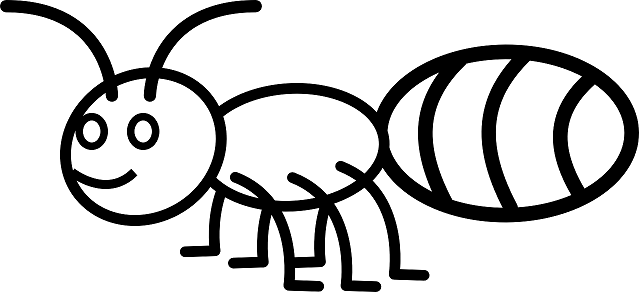
#> input picture hw2/ant_outline.png, 639 x 292 px
$ python Assignment2.py
#> lines starting #> are read from the running program, lines starting #| are printed output that depends on the picture; after the words box and inside, x2 and y2 are one past the last pixel; in counts of white or black regions, pixels touching at a corner belong together
# -*- coding: utf-8 -*-
"""EEP 596 HW2
"""

import numpy as np
import cv2
import scipy
import matplotlib.pyplot as plt

class ComputerVisionAssignment():
  def __init__(self) -> None:
    self.ant_img = cv2.imread('ant_outline.png', cv2.IMREAD_COLOR)
#> self.ant_img is the input picture: shape (292, 639, 3); min 0, max 255, mean 203
    self.cat_eye = cv2.imread('cat_eye.jpg', cv2.IMREAD_GRAYSCALE)
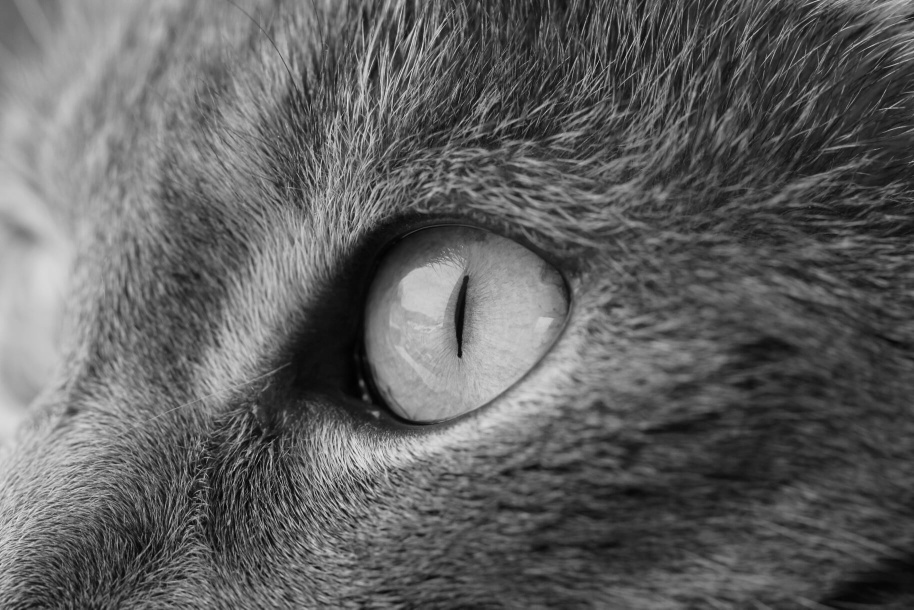
#> input picture hw2/cat_eye.jpg, 914 x 610 px
#> self.cat_eye is the input picture: shape (610, 914); min 1, max 230, mean 96.2

  def floodfill(self, seed = (0, 0)):

    # Define the fill color (red)
#> called with seed = (150, 160)
    fill_color =  (0, 0, 255) # (B, G, R)
    # Create a copy of the input image to keep the original image unchanged
    output_image = self.ant_img.copy()
    # Define a stack for floodfill
    x, y = seed  # (x, y) corresponds to image[y, x]
    h, w = output_image.shape[:2]
#> h = 292; w = 639
    if not (0 <= x < w and 0 <= y < h) :
      raise ValueError('Seed must be inside the image.')
    target_color = output_image[y, x].copy()
#> target_color = [255, 255, 255]
    if np.array_equal(target_color, fill_color) :
      return output_image
    stack = [(x, y)]
    output_image[y, x] = fill_color
#> output_image: shape (292, 639, 3); under 0.01% of pixels changed, all inside (x1, y1, x2, y2) = (150, 160, 151, 161)

    while stack:
      x, y = stack.pop()
      for dy in (-1, 0, 1):
        for dx in (-1, 0, 1):
          if dx == 0 and dy == 0 :
            continue
          tx, ty = x + dx, y + dy
          if (0 <= tx < w and 0 <= ty < h
              and np.array_equal(output_image[ty, tx], target_color)):
            # Mark when pushed to avoid adding a pixel more than once.
            output_image[ty, tx] = fill_color
            stack.append((tx, ty))
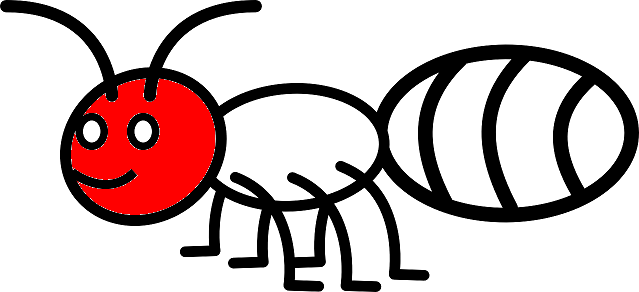
#> output_image: shape (292, 639, 3); mean B, G, R 186.2, 186.2, 203

    # PNG preserves exact colors; JPEG compression can disrupt color matching.
    cv2.imwrite('ant_floodfill.png', output_image)
    return output_image

  def convolve_1d(self, image, kernel, axis):
    """Apply three taps without flipping: axis=0 vertical, axis=1 horizontal."""
    image = image.astype(np.float64)
    kernel = np.asarray(kernel, dtype=np.float64)
    if kernel.shape != (3,) or axis not in (0, 1):
      raise ValueError('Use a length-3 kernel and axis 0 or 1.')
    h, w = image.shape
    padding = ((1, 1), (0, 0)) if axis == 0 else ((0, 0), (1, 1))
    padded = np.pad(image, padding, mode='constant', constant_values=0)
    output = np.zeros_like(image)
    for y in range(h):
      for x in range(w):
        # Apply in written order, as required for the derivative kernel.
        if axis == 0:
          output[y, x] = (kernel[0] * padded[y, x]
                        + kernel[1] * padded[y + 1, x]
                        + kernel[2] * padded[y + 2, x])
        else:
          output[y, x] = (kernel[0] * padded[y, x]
                        + kernel[1] * padded[y, x + 1]
                        + kernel[2] * padded[y, x + 2])
    return output

  def gaussian_blur(self):
    """
    Apply Gaussian blur to the image iteratively.
    """
    kernel = 0.25 * np.array([1, 2, 1]) # 1D Gaussian kernel
    image = self.cat_eye.astype(np.float64)

    self.blurred_images = []
    for i in range(5):
        # Apply convolution
        vertical = self.convolve_1d(image, kernel, axis=0)
        image = self.convolve_1d(vertical, kernel, axis=1)

        # Store the blurred image
        self.blurred_images.append(image)

        cv2.imwrite(f'gaussian blur {i}.jpg', image)
#> after the loop, self.blurred_images = 5 items
    return self.blurred_images

  def gaussian_derivative_vertical(self):
    # Run gaussian_blur first to provide the five smoothed inputs.
    smoothing = 0.25 * np.array([1, 2, 1])
    differentiating = 0.5 * np.array([1, 0, -1])
    self.vDerive_images = []

    for image in self.blurred_images:
      horizontal = self.convolve_1d(image, smoothing, axis=1)
      derivative = self.convolve_1d(horizontal, differentiating, axis=0)
      output = np.clip(2 * derivative + 127, 0, 255).astype(np.uint8)
      self.vDerive_images.append(output)

    return self.vDerive_images

  def gaussian_derivative_horizontal(self):
    #Define kernels

    # Store images after computing horizontal derivative
    smoothing = 0.25 * np.array([1, 2, 1])
    differentiating = 0.5 * np.array([1, 0, -1])
    self.hDerive_images = []

    for image in self.blurred_images:
      vertical = self.convolve_1d(image, smoothing, axis=0)
      derivative = self.convolve_1d(vertical, differentiating, axis=1)
      output = np.clip(2 * derivative + 127, 0, 255).astype(np.uint8)
      self.hDerive_images.append(output)

    return self.hDerive_images

  def gradient_magnitute(self):
    # Store the computed gradient magnitute
    self.gdMagnitute_images =[]
    for i, (vimg, himg) in enumerate(zip(self.vDerive_images, self.hDerive_images)):
      # Convert before subtraction to avoid uint8 wraparound.
      gx = (himg.astype(np.float64) - 127) / 2
      gy = (vimg.astype(np.float64) - 127) / 2
      image = np.clip(4 * (np.abs(gx) + np.abs(gy)), 0, 255).astype(np.uint8)
      self.gdMagnitute_images.append(image)
      cv2.imwrite(f'gradient {i}.jpg', image)
    return self.gdMagnitute_images

  def scipy_convolve(self):
    # Define the 2D smoothing kernel
    smoothing = 0.25 * np.array([[1, 2, 1]])
    differentiating = 0.5 * np.array([[1], [0], [-1]])

    # Store outputs
    self.scipy_smooth = []

    for i in range(5):
      # Perform convolution
      horizontal = scipy.signal.convolve2d(
        self.blurred_images[i], smoothing, mode = 'same', boundary = 'fill', fillvalue = 0
      )
      derivative = scipy.signal.convolve2d(
        horizontal, differentiating, mode = 'same', boundary = 'fill', fillvalue = 0
      )
      output = np.clip(2 * derivative + 127, 0, 255).astype(np.uint8)
      self.scipy_smooth.append(output)
      cv2.imwrite(f'scipy smooth {i}.jpg', output)

    return self.scipy_smooth

  def box_filter(self, num_repetitions):
    # Define box filter
    box_filter = np.array([1, 1, 1], dtype=np.int64)
    out = box_filter.copy()

    for _ in range(num_repetitions):
      # Perform 1D conlve
      out = np.convolve(out, box_filter, mode = 'full')

    return out

if __name__ == "__main__":
    ass = ComputerVisionAssignment()
    # # Task 1 floodfill
    floodfill_img = ass.floodfill((150, 160))
    cv2.imwrite('ant_floodfill.png', floodfill_img)

    # Task 2 Convolution for Gaussian smoothing.
    blurred_imgs = ass.gaussian_blur()
#> blurred_imgs = 5 items

    # Task 3 Convolution for differentiation along the vertical direction
    vertical_derivative = ass.gaussian_derivative_vertical()
#> the loop in gaussian_derivative_vertical, `for image in self.blurred_images:` made 5 passes
#> pass 1, in gaussian_derivative_vertical, `derivative = self.convolve_1d(horizontal, differentiating, axis=0)`:
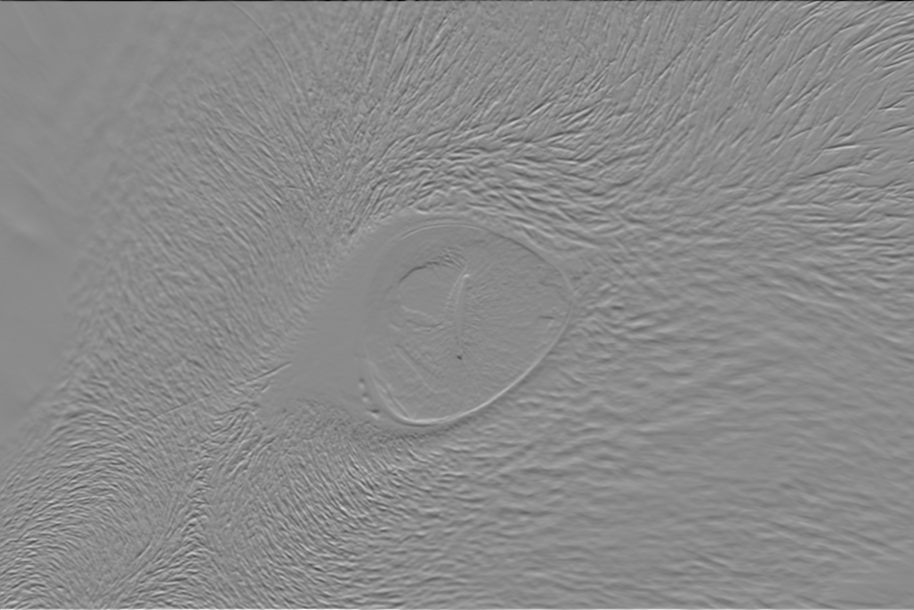
#> derivative: shape (610, 914) float64; min -90.63, max 75.95, mean 0; drawn with min black and max white
#> vertical_derivative = 5 items

    # Task 4 Differentiation along another direction along the horizontal direction
    horizontal_derivative = ass.gaussian_derivative_horizontal()
#> the loop in gaussian_derivative_horizontal, `for image in self.blurred_images:` made 5 passes
#> pass 1, in gaussian_derivative_horizontal, `derivative = self.convolve_1d(vertical, differentiating, axis=1)`:
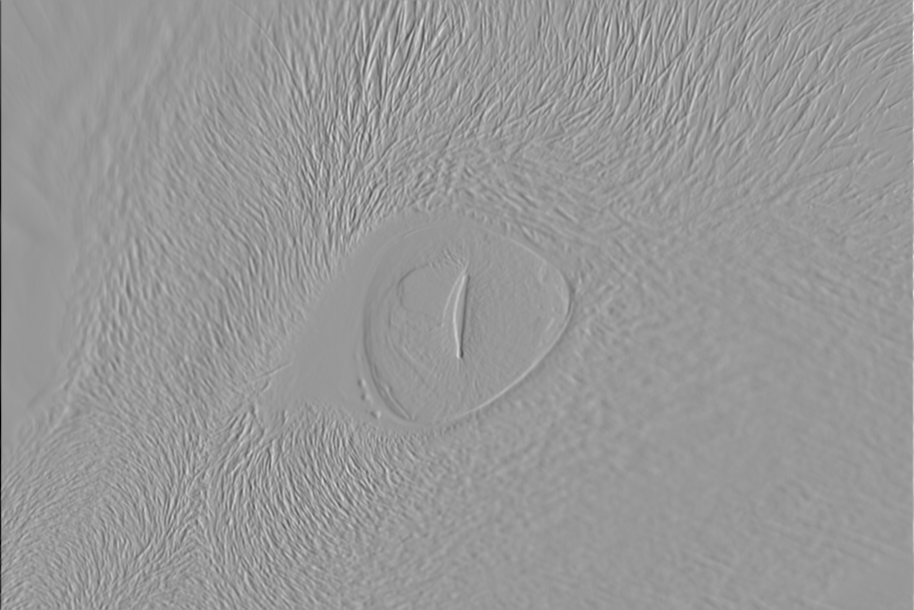
#> derivative: shape (610, 914) float64; min -108.9, max 73.84, mean 0; drawn with min black and max white
#> horizontal_derivative = 5 items

    # Task 5 Gradient magnitude.
    Gradient_magnitude = ass.gradient_magnitute()
#> the loop in gradient_magnitute, `for i, (vimg, himg) in enumerate(zip(self.vDerive_images, self.hDerive..` made 5 passes
#> pass 1, in gradient_magnitute, `gx = (himg.astype(np.float64) - 127) / 2`:
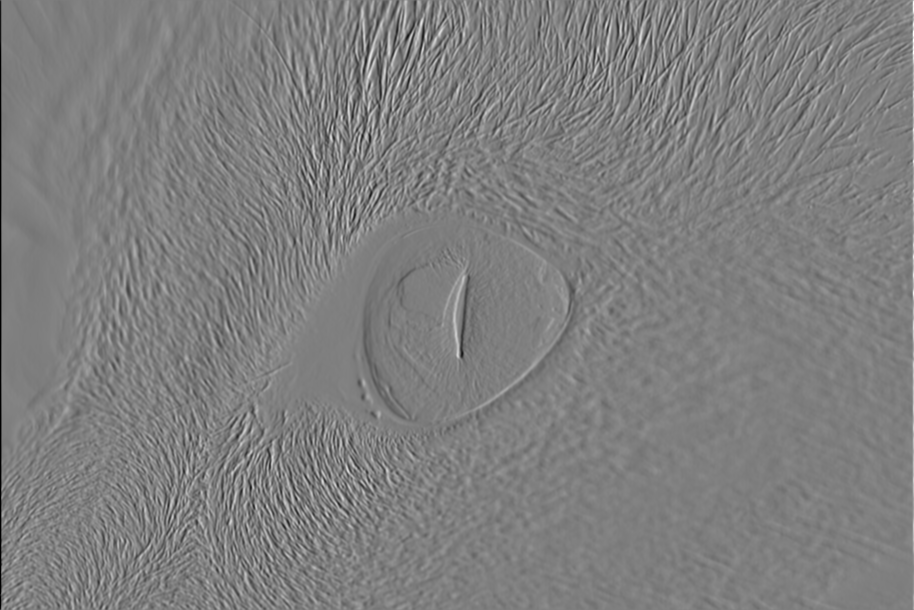
#> gx: shape (610, 914) float64; min -63.5, max 64, mean -0.2; drawn with min black and max white
#> pass 1, in gradient_magnitute, `image = np.clip(4 * (np.abs(gx) + np.abs(gy)), 0, 255).astype(np.uint8)`:
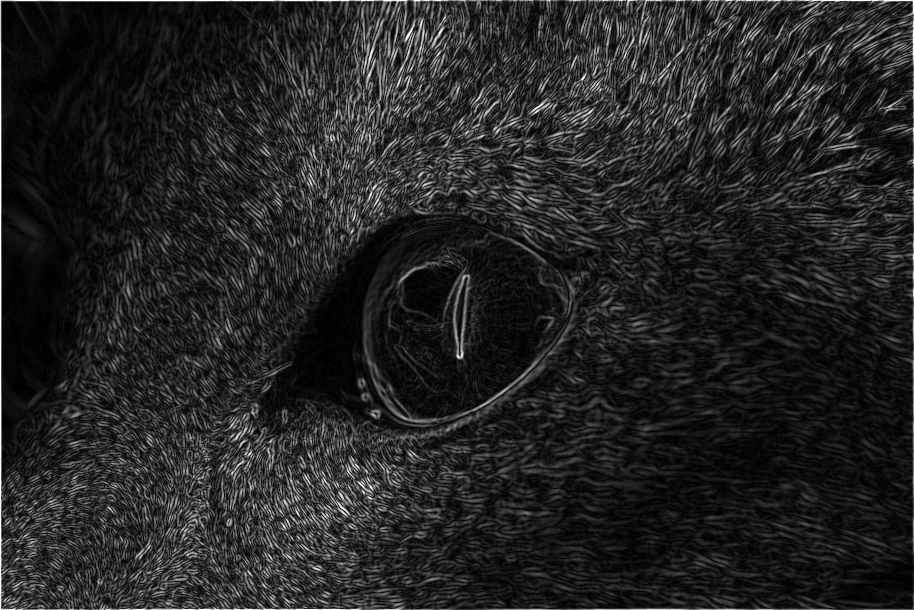
#> image: shape (610, 914); min 0, max 255, mean 36.3
#> Gradient_magnitude = 5 items

    # Task 6 Built-in convolution
    scipy_convolve = ass.scipy_convolve()
#> the loop in scipy_convolve, `for i in range(5):` made 5 passes
#> pass 1, in scipy_convolve, `derivative = scipy.signal.convolve2d( horizontal, differentiating, mod..`:
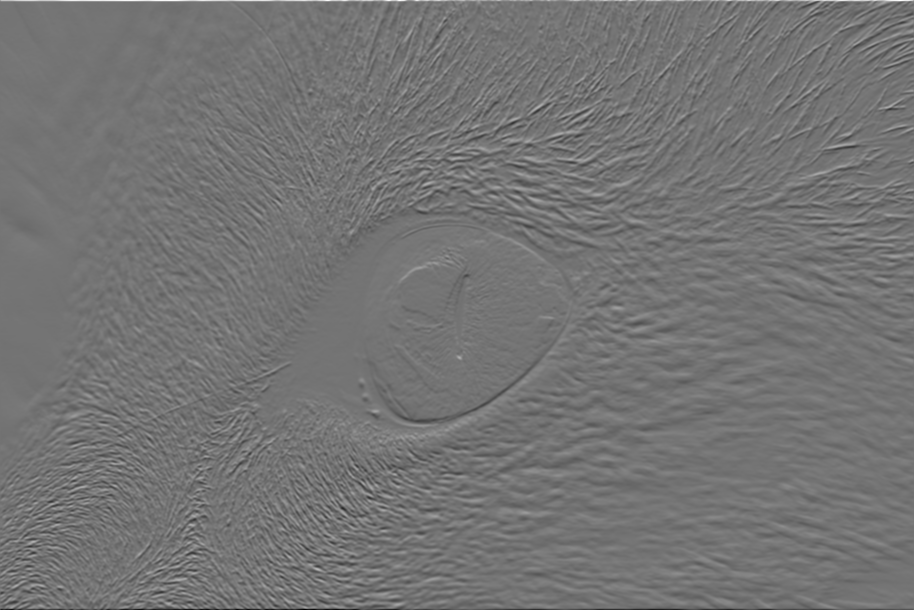
#> derivative: shape (610, 914) float64; min -75.95, max 90.63, mean 0; drawn with min black and max white
#> scipy_convolve = 5 items

    # Task 7 Repeated box filtering
    box_filter = ass.box_filter(5)
    # print(box_filter)
